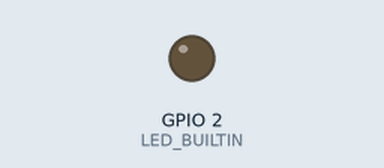
The sketch below on a simulated ESP8266 (NodeMCU). Shown: output pins drawn as LEDs (lit = HIGH, except the on-board LED, lit = LOW). WiFi joins after 1.5 s; servers stay silent unless stated; uploads are accepted with an empty reply; what the sketch prints to the serial monitor is not drawn.

Above: at 1.5 s.
At 3.0 s:
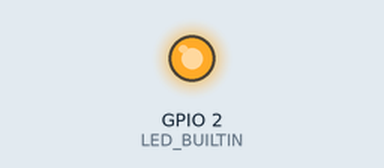
Timing chart, 0 to 4.5 s (numbered marks = the images above):
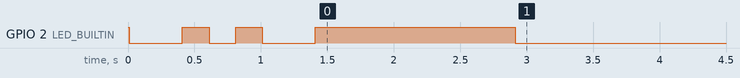

The sketch:

client.ino
```cpp
#include <ESP8266WiFi.h>

const char* ssid     = "ssid";
const char* password = "password";

void blinkLED(int duration) {
  digitalWrite(LED_BUILTIN, LOW);
  delay(duration);
  digitalWrite(LED_BUILTIN, HIGH);
}

void setupBlink() {
  blinkLED(400);
  delay(200);
  blinkLED(200);
  delay(200);
  blinkLED(400);
}

void connectToWiFi() {
  Serial.println();
  Serial.print("Connecting to ");
  Serial.println(ssid);

  /* Explicitly set the ESP8266 to be a WiFi-client, otherwise, it by default,
     would try to act as both a client and an access-point and could cause
     network-issues with your other WiFi-devices on your WiFi-network. */
  WiFi.mode(WIFI_STA);
  WiFi.begin(ssid, password);

  while (WiFi.status() != WL_CONNECTED) {
    delay(500);
    Serial.print(".");
  }

  Serial.println("\nWiFi connected");
  Serial.println("IP address: ");
  Serial.println(WiFi.localIP());
  digitalWrite(LED_BUILTIN, LOW);
}

void setup() {
  pinMode(LED_BUILTIN, OUTPUT);
  digitalWrite(LED_BUILTIN, HIGH);

  Serial.begin(115200);
  delay(10);

  setupBlink();
  connectToWiFi();
}

void loop() {
  delay(5000);

  // Use WiFiClient class to create TCP connections
  WiFiClient client;
  const char* host   = "192.168.5.4";
  const int httpPort = 5000;
  Serial.print("connecting to ");
  Serial.println(host);

  if (!client.connect(host, httpPort)) {
    Serial.println("connection failed");
    return;
  }

  const char* url = "/";

  // This will send the request to the server
  client.print(String("POST ") + url + " HTTP/1.1\r\n" +
               "Host: " + host + "\r\n" +
               "Connection: close\r\n\r\n");
  unsigned long timeout = millis();
  while (client.available() == 0) {
    if (millis() - timeout > 5000) {
      Serial.println(">>> Client Timeout !");
      client.stop();
      return;
    }
  }

  // Read all the lines of the reply from server and print them to Serial
  while (client.available()) {
    String line = client.readStringUntil('\r');
    Serial.print(line);
  }

  Serial.println();
  Serial.println("closing connection");
}
```
